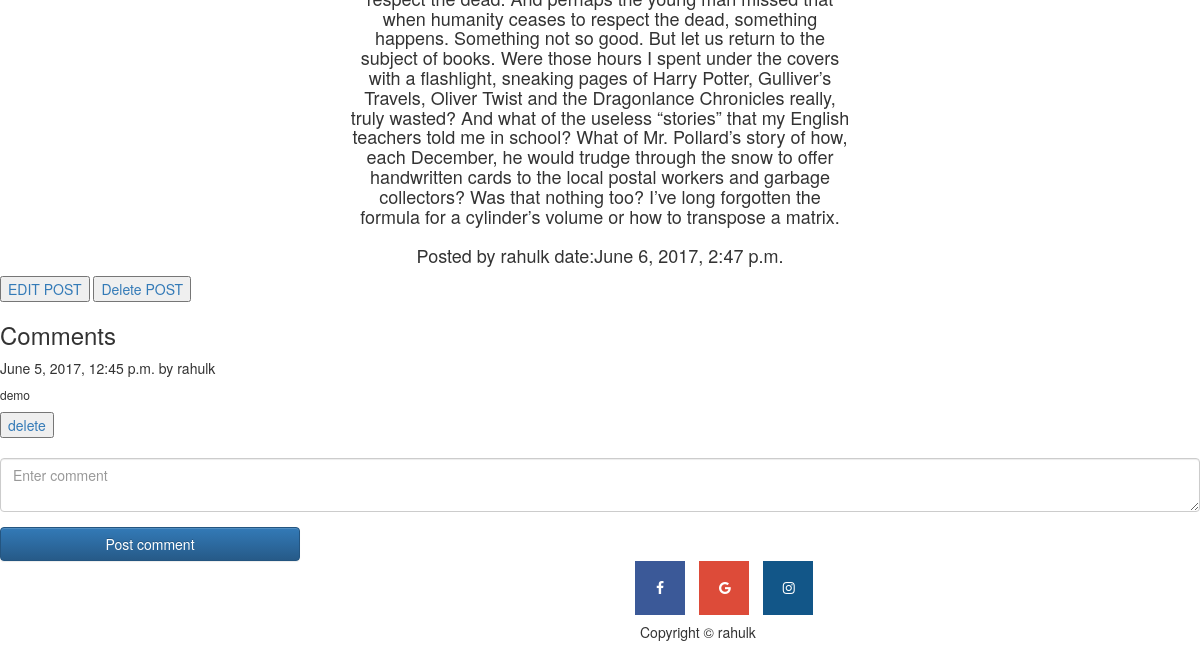
The page /blog/1/ (lower part) on the database as committed earlier.
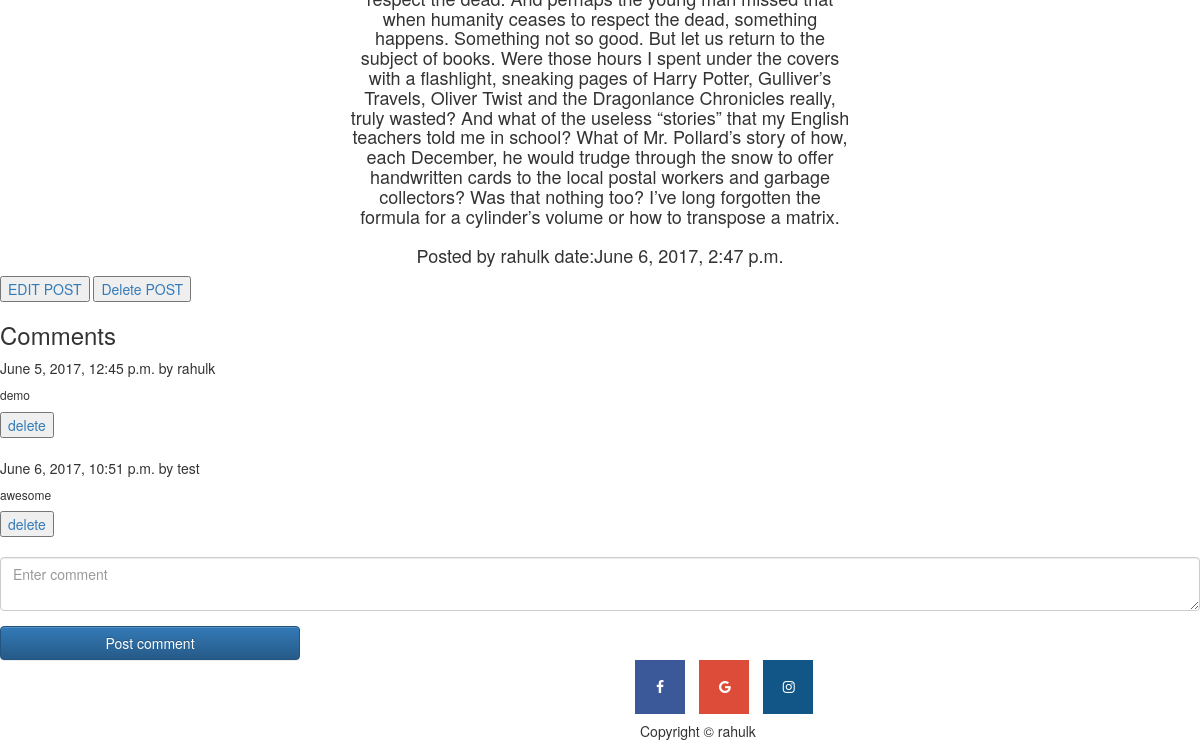
The same page on the database as committed later.
### blog/models.py (models this page shows, shortened)
class Comment(models.Model):
    user = models.ForeignKey(User)
    post = models.ForeignKey(Post)
    comment_text = models.CharField(max_length=500)
    date = models.DateTimeField(auto_now=True, auto_now_add=False)

### blog/views.py (the view)
# urls.py: url(r'^(?P<postno>[0-9]+)/$', post_detail, name = "post"),
def post_detail(request, postno):
    if request.method =="POST":
        comment = request.POST['comment']
        user = User.objects.get(username=request.user.username)
        c = Comment(comment_text=comment, post_id=postno,user=user)
        c.save()
        return redirect("post", postno)
    else:
        p = Post.objects.get(id=postno)
        c = Comment.objects.filter(post=p)
        template_name = "blog/post1.html"
        context = {"post": p, "comm": c}
        return render(request, template_name, context)

### blog/templates/blog/post1.html (shortened to what this page needs)
{% extends 'blog/base.html' %}
{% load static %}
{% block css %}
    <link rel="stylesheet" href="https://cdnjs.cloudflare.com/ajax/libs/font-awesome/4.7.0/css/font-awesome.min.css">
    <link rel="stylesheet" href="{% static 'blog/css/comment.css' %}" >
{% endblock %}
{% block body %}
{% include 'blog/nav_bar.html' %}
<h4 class="para">
    <br>
    <br>
    Posted by {{ post.user }} date:{{ post.date }}
</h4>
<button><a href="/blog/editpost/{{ post.id }}"> EDIT POST</a></button>
<button><a href="/blog/deletepost/{{ post.id }}"> Delete POST</a></button>
<h3>Comments</h3>
{% for i in comm %}
<h7>{{ i.date }}  by {{ i.user }}</h7>
<h6>{{ i.comment_text }}  </h6><a href="/blog/{{ post.id }}/delcom/{{ i.id }}"><button >delete</button> </a><br><br>
 {% endfor %}
<div id="div1">
    <form action="" method="post" >
       <div class="form-group">
					<textarea name="comment" required class="form-control" placeholder="Enter comment" ></textarea>
				</div>
        <button type="submit" name="go" class="btn btn-primary btn-block">Post comment</button>
    </form>
</div>
<a href="https://www.facebook.com" class="fa fa-facebook"></a>
<a href="https://www.google.com" class="fa fa-google"></a>
<a href="https://www.instagram.com" class="fa fa-instagram"></a>
<h5>Copyright © rahulk</h5>
{% endblock %}

Rows that differ between the two databases and show on the page:
added Comment: date "June 6, 2017, 10:51 p.m.", user "test", comment_text "awesome"
